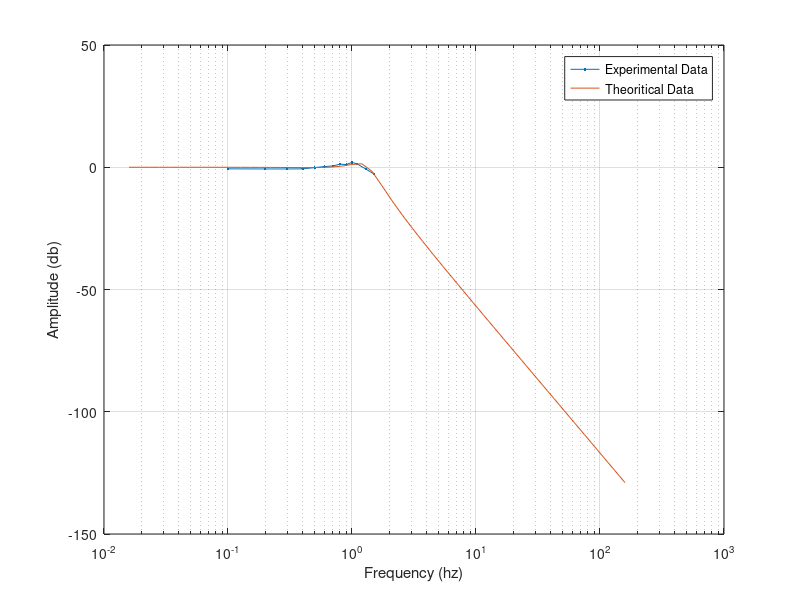
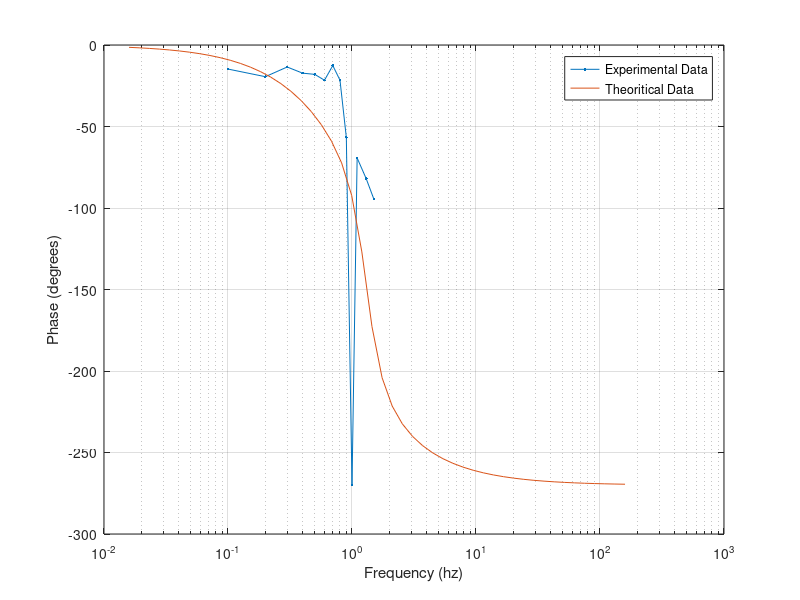
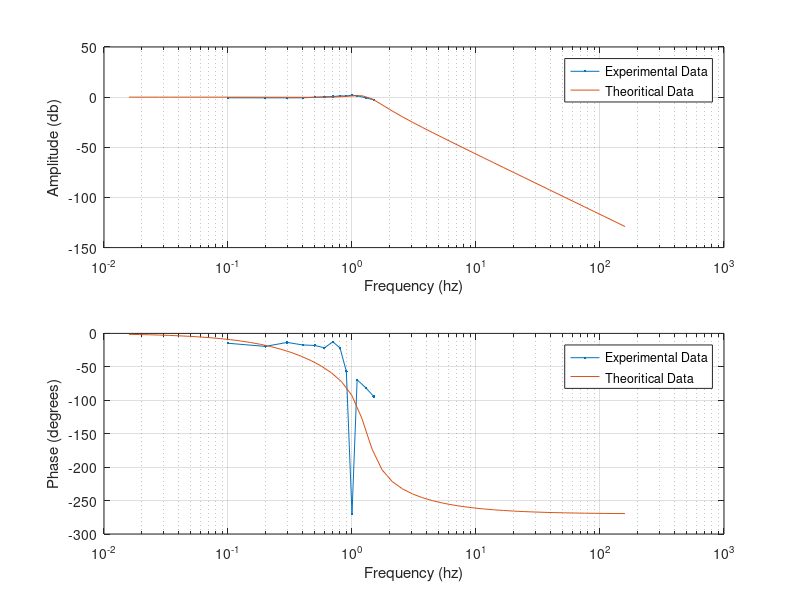

Source code (MATLAB) for these figures, in order:
clear;
close all;
A = csvread('Motor w Platform Bode Data.csv');
freq = A(:,1);
Amp = A(:,2);
Phase = A(:,3).*freq(:,1)*(-360);
% The three model parameters that mus be determined are the Gain, Zeta, and omegan
zeta = 0.5% Damping ratio
frequency_n = 1.5 % Natural Frequency Hz
omegan = 2*pi*frequency_n;
Ktot = 4; 
num = Ktot*omegan^2
den = [1 2*zeta*omegan omegan^2 Ktot*omegan^2]
sys = tf(num,den);
w = logspace(-1,3);
[Mag_t,Phase_t] = bode(sys,w);
Mag_t = squeeze(Mag_t);
Phase_t = squeeze(Phase_t);
% % Motor model
% L = % Inductance (H)
% Kt = % Torque constant (N-m/A)
% R = % Resistance (Ohm)
% Kbac = % Back emf constant (V/(rad/s))
% I = % Rotor inertia (kg-m2)
% b = % Viscous Damping (N-m-s)
% Ktac = % Tachometer constant (V/(rad/s))
% Kamp = % Amplifier gain
% num_motor = Kt * Kamp * Ktac;
% den_motor = [I*L (b*L + I*R) (R*b + Kt*Kbac)];
% sys_motor = tf(num_motor,den_motor)
% [Mag_motor,Phase_motor] = bode(sys_motor,w);
% Mag_motor = squeeze(Mag_motor);
% Phase_motor = squeeze(Phase_motor);
% omegan_motor = sqrt((R*b + Kt*Kbac)/ (I*L))
% Zeta_motor = (b*L + I*R)/(2*omegan_motor*I*L)
% frequency_motor = omegan_motor/(2*pi)
% mech_time_constant = (R*I)/(Kbac*Kt)
% elec_time_constant = L/R
% roots_den_motor = roots(den_motor)
%Seperate Plots
figure
semilogx(freq,20*log10(Amp),'.-',w/(2*pi),20*log10(Mag_t))
grid
xlabel('Frequency (hz)')
ylabel('Amplitude (db)')
legend('Experimental Data','Theoritical Data')
figure
semilogx(freq,Phase,'.-',w/(2*pi),Phase_t)
grid
xlabel('Frequency (hz)')
ylabel('Phase (degrees)')
legend('Experimental Data','Theoritical Data','Motor Model')

%Subplots
figure
subplot(2,1,1), semilogx(freq,20*log10(Amp),'.-',w/(2*pi),20*log10(Mag_t))
grid
xlabel('Frequency (hz)')
ylabel('Amplitude (db)')
legend('Experimental Data','Theoritical Data')
subplot(2,1,2), semilogx(freq,Phase,'.-',w/(2*pi),Phase_t)
grid
xlabel('Frequency (hz)')
ylabel('Phase (degrees)')
legend('Experimental Data','Theoritical Data')